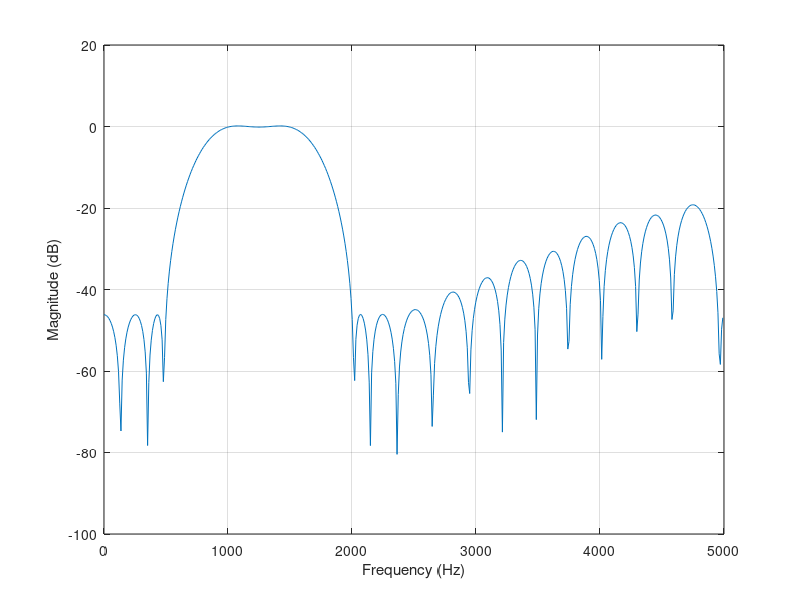

Write the MATLAB code that produced this figure.
%
%	Program name - prog7b3.m, p446
%  m-file for calculating optimal FIR filter coefficients and 
%  plotting frequency response
%
Fs=10000;									%	Sampling frequency
N=41;											%	Filter length
WT=[10 3 10];								%	Weights of the deviations in the bands
Hd=[0 0 1 1 0 0];							%	Desired magnitude response in the bands
F=[0 0.1 0.2 0.3 0.4 1];				%	Band edge frequencies
b = remez(N-1, F, Hd, WT);				%	Compute the filter coefficients
[H, f] = freqz(b, 1, 512, Fs);		%	Compute the frequency response
mag = 20*log10(abs(H));					%	of filter and plot it
plot(f, mag), grid on
xlabel('Frequency (Hz)')
ylabel('Magnitude (dB)')
